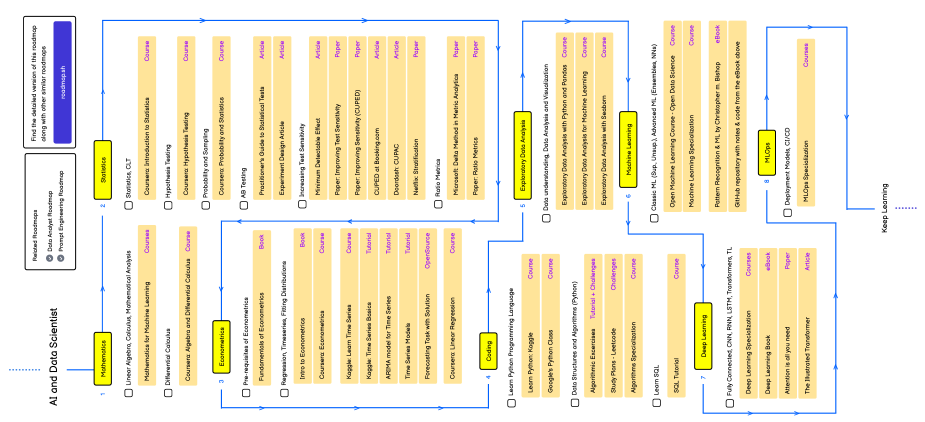
#> input picture attached_assets/image_1757855853293.png, 1849 x 844 px (shown at 1/2 size)
$ python rotate_images.py
#> lines starting #> are read from the running program, lines starting #| are printed output that depends on the picture
#!/usr/bin/env python3
"""
Script untuk merotasi gambar yang dirotasi agar mudah dibaca
"""

from PIL import Image
import os

def rotate_image(input_path, output_path, angle):
    """Rotasi gambar dengan sudut tertentu"""
#> called with input_path = 'attached_assets/image_1757855853293.png', angle = 90
    try:
        # Buka gambar
        image = Image.open(input_path)
#> image is the input picture: PIL image 1849x844 RGBA; mean R, G, B, A 242.1, 234.4, 210.4, 253.2

        # Rotasi gambar dengan expand=True untuk mencegah cropping
        rotated = image.rotate(angle, expand=True, fillcolor='white')
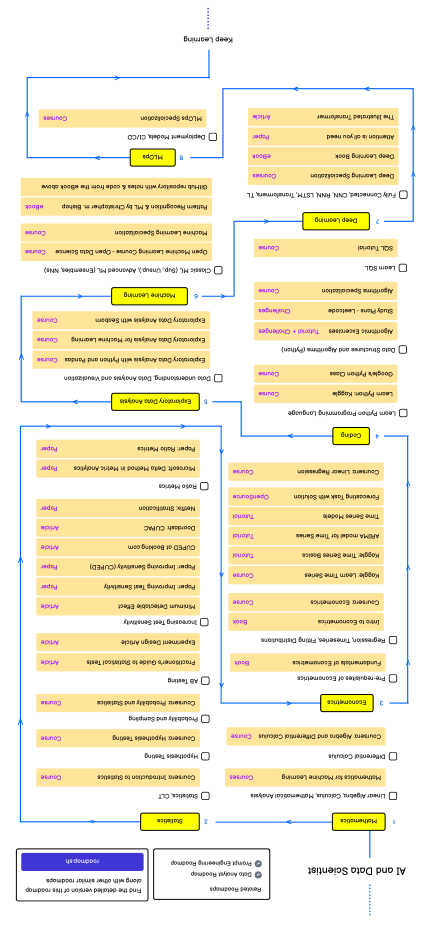
#> rotated: PIL image 844x1849 RGBA (shown at 1/2 size); mean R, G, B, A 242.1, 234.4, 210.4, 253.2; transparent parts drawn white

        # Simpan gambar yang sudah dirotasi
        rotated.save(output_path)
        print(f"Berhasil merotasi {input_path} -> {output_path}")

        return True
    except Exception as e:
        print(f"Error merotasi {input_path}: {e}")
        return False

def main():
    # Daftar gambar yang perlu dirotasi
    images = [
        ("attached_assets/image_1757855853293.png", "attached_assets/image_1757855853293_rotated.png"),
        ("attached_assets/image_1757855893648.png", "attached_assets/image_1757855893648_rotated.png")
    ]

    # Coba berbagai sudut rotasi untuk mencari yang terbaik
    angles = [90, 180, 270, -90]

    for input_path, output_base in images:
        if os.path.exists(input_path):
            print(f"\nMemproses {input_path}...")

            # Coba berbagai sudut rotasi
            for angle in angles:
                output_path = output_base.replace('.png', f'_{angle}deg.png')
                rotate_image(input_path, output_path, angle)

            # Buat juga versi tanpa rotasi untuk perbandingan
            try:
                image = Image.open(input_path)
                image.save(output_base.replace('.png', '_original.png'))
            except Exception as e:
                print(f"Error menyimpan original: {e}")
        else:
            print(f"File tidak ditemukan: {input_path}")
#> pass 2 of the loop in main, `for input_path, output_base in images:`:
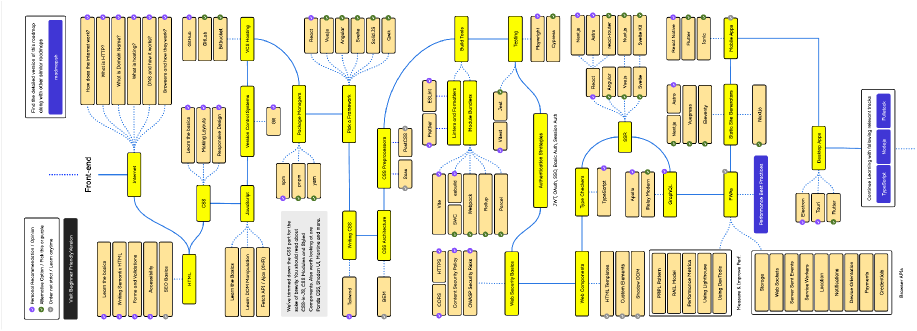
#> input picture attached_assets/image_1757855893648.png, 1833 x 661 px (shown at 1/2 size)
#> in rotate_image, image is the input picture: PIL image 1833x661 RGBA; mean R, G, B, A 232.9, 228.6, 206, 252.9
#> in rotate_image (call 5), `rotated = image.rotate(angle, expand=True, fillcolor='white')`:
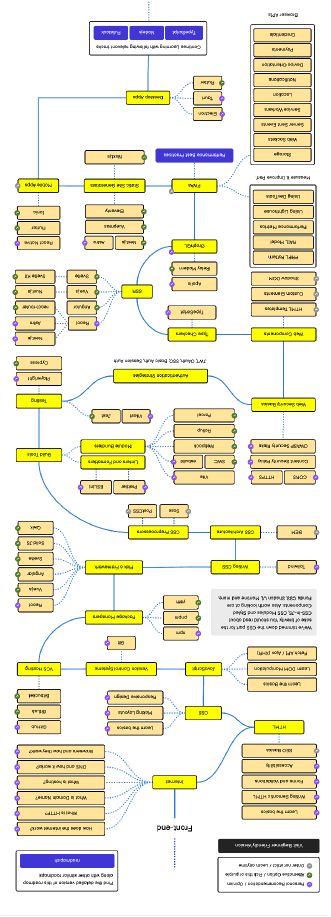
#> rotated: PIL image 661x1833 RGBA (shown at 1/2 size); mean R, G, B, A 232.9, 228.6, 206, 252.9; transparent parts drawn white

if __name__ == "__main__":
    main()
